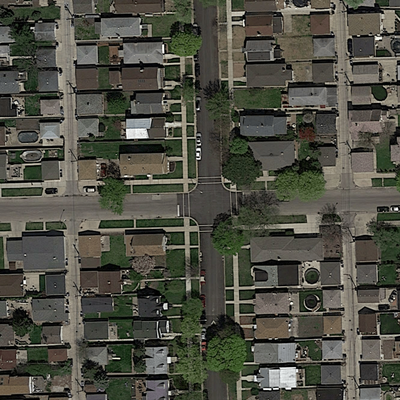
#> input picture projects/project2/project_road_segmentation/training/images/satImage_001.png, 400 x 400 px; its folder holds only this picture in this run
$ python gregs2.py   (older library calls are emulated)
#> lines starting #> are read from the running program, lines starting #| are printed output that depends on the picture

import os, sys
import numpy as np
import matplotlib.pyplot as plt
import matplotlib.image as mpimg
from scipy import ndimage as ndi
from PIL import Image

from skimage.morphology import watershed
from skimage import feature


def to_lum_img(rgb):
    r = rgb[:, :, 0]
    g = rgb[:, :, 1]
    b = rgb[:, :, 2]
    return 0.2989 * r + 0.5870 * g + 0.1140 * b

def to_gray_img(rgb):
    r = rgb[:, :, 0]
    g = rgb[:, :, 1]
    b = rgb[:, :, 2]
    return (r + g + b) / 3.0

def to_rgb_img(img):
    if len(img.shape) == 3:
        return img

    img_3c = np.zeros((img.shape[0], img.shape[1], 3))
    img_3c[:, :, 0] = img
    img_3c[:, :, 1] = img
    img_3c[:, :, 2] = img
    return img_3c

def canny(img, sig = 0.25):
    cn = feature.canny(img[:, :, 1], sigma = sig)
    return cn #np.where(cn[:, :], 1.0, 0.0)

def load_image(infilename):
#> called with infilename = 'training/images/satImage_001.png'
    data = mpimg.imread(infilename)
#> data is the input picture: shape (400, 400, 3) float32; mean R, G, B 0.309, 0.309, 0.268
    return data

def load_training_set(root_dir, max_images = 20):
    im_dir = root_dir + "images/"
    gt_dir = root_dir + "groundtruth/"
    #cn_dir = root_dir + "cannyedges/"

    files = os.listdir(im_dir)
    n = min(max_images, len(files))

    imgs    = [load_image(im_dir + files[i]) for i in range(n)]
#> imgs = 1 item
    gt_imgs = [load_image(gt_dir + files[i]) for i in range(n)]
#> gt_imgs = 1 item
    cn_imgs = [canny(i) for i in imgs]
#> in canny, `cn = feature.canny(img[:, :, 1], sigma = sig)`:
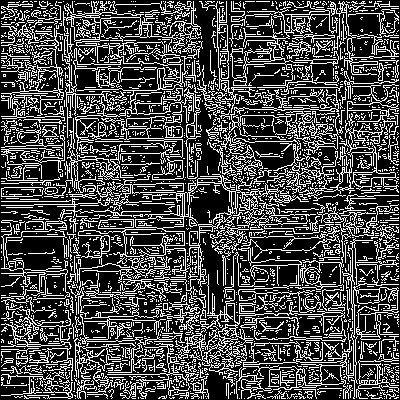
#> cn: shape (400, 400) bool; 28.7% white in thin lines or dots
#> cn_imgs = 1 item

    return imgs, cn_imgs


imgs, cn_imgs = load_training_set("training/")
#> imgs = 1 item; cn_imgs = 1 item
image = np.where(cn_imgs[0][:, :], False, True)
#> image: shape (400, 400) bool; 71.3% white; black in thin lines or dots
image = image[150 : 250, 100 : 200]
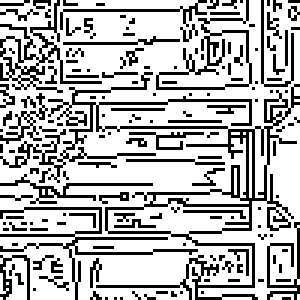
#> image: shape (100, 100) bool (shown 3 times larger); 71.4% white; black in thin lines or dots
ref = imgs[0][150 : 250, 100 : 200, :]
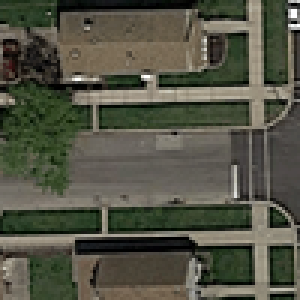
#> ref: shape (100, 100, 3) float32 (shown 3 times larger); mean of channels 0, 1, 2 0.322, 0.325, 0.268; drawn as R, G, B


# Now we want to separate the two objects in image
# Generate the markers as local maxima of the distance to the background
footprint_size = 3
distance = ndi.distance_transform_edt(image)
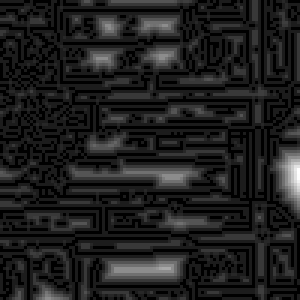
#> distance: shape (100, 100) float64 (shown 3 times larger); min 0, max 9.06, mean 1.08; drawn with min black and max white
local_maxi = feature.peak_local_max(distance, indices=False, footprint=np.ones((footprint_size, footprint_size)),labels=image)
#> local_maxi: shape (100, 100) bool; 24.8% white in thin lines or dots
markers = ndi.label(local_maxi)[0]
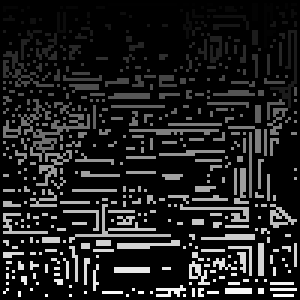
#> markers: shape (100, 100) int32 (shown 3 times larger); min 0, max 540, mean 68.2; drawn with min black and max white
labels = watershed(-distance, markers, mask=image)
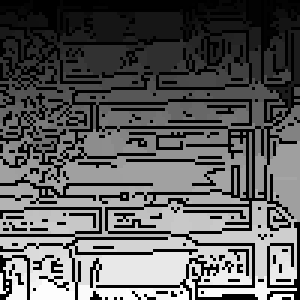
#> labels: shape (100, 100) int32 (shown 3 times larger); min 0, max 540, mean 199.7; drawn with min black and max white

fig, axes = plt.subplots(ncols=4, figsize=(9, 4), sharex=True, sharey=True, subplot_kw={'adjustable': 'box-forced'})
ax = axes.ravel()

ax[0].imshow(ref, interpolation='nearest')
ax[0].set_title('Reference')
ax[1].imshow(image, cmap=plt.cm.gray, interpolation='nearest')
ax[1].set_title('Overlapping objects')
ax[2].imshow(-distance, cmap=plt.cm.gray, interpolation='nearest')
ax[2].set_title('Distances')
ax[3].imshow(labels, cmap=plt.cm.spectral, interpolation='nearest')
ax[3].set_title('Separated objects')

for a in ax:
    a.set_axis_off()

fig.tight_layout()
plt.show()
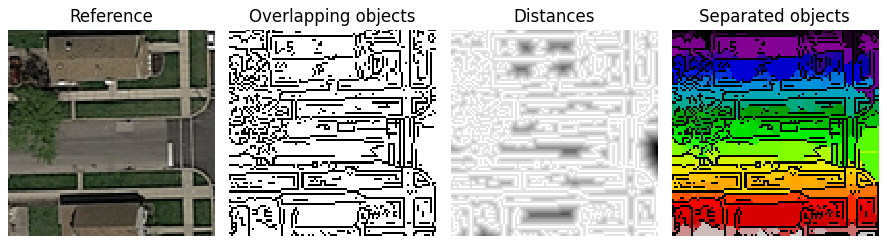
#> figure drawn by matplotlib, 4 panels

$ run again, on projects/project2/project_road_segmentation/training/images/satImage_008.png
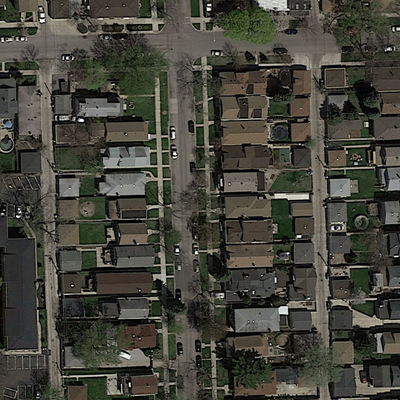
#> input picture projects/project2/project_road_segmentation/training/images/satImage_008.png, 400 x 400 px
#> in load_image, data is the input picture: shape (400, 400, 3) float32; mean R, G, B 0.273, 0.27, 0.234
#> in load_training_set, `imgs    = [load_image(im_dir + files[i]) for i in range(n)]`: imgs = 1 item
#> in canny, `cn = feature.canny(img[:, :, 1], sigma = sig)`:
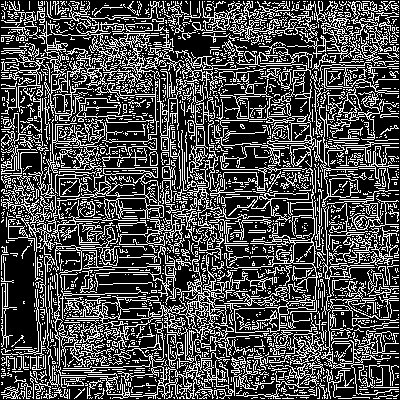
#> cn: shape (400, 400) bool; 29.7% white in thin lines or dots
#> local_maxi: shape (100, 100) bool; 25.3% white in thin lines or dots
#> `plt.show()`:
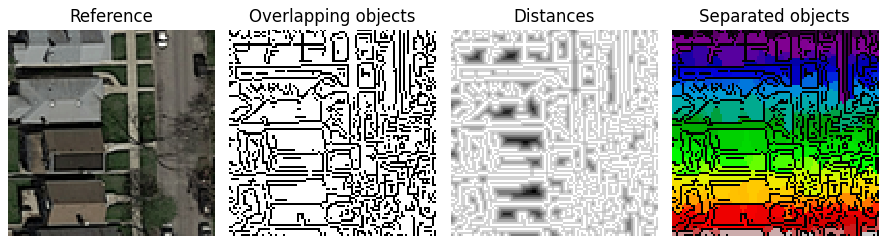
#> figure drawn by matplotlib, 4 panels

$ run again, on projects/project2/project_road_segmentation/training/images/satImage_009.png
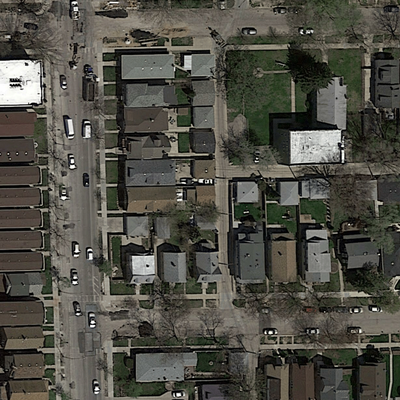
#> input picture projects/project2/project_road_segmentation/training/images/satImage_009.png, 400 x 400 px
#> in load_image, data is the input picture: shape (400, 400, 3) float32; mean R, G, B 0.314, 0.309, 0.275
#> in load_training_set, `imgs    = [load_image(im_dir + files[i]) for i in range(n)]`: imgs = 1 item
#> in canny, `cn = feature.canny(img[:, :, 1], sigma = sig)`:
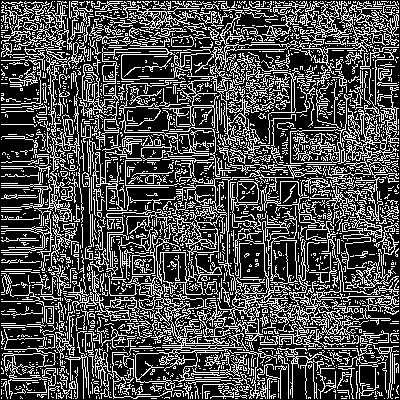
#> cn: shape (400, 400) bool; 30.1% white in thin lines or dots
#> local_maxi: shape (100, 100) bool; 23.2% white in thin lines or dots
#> `plt.show()`:
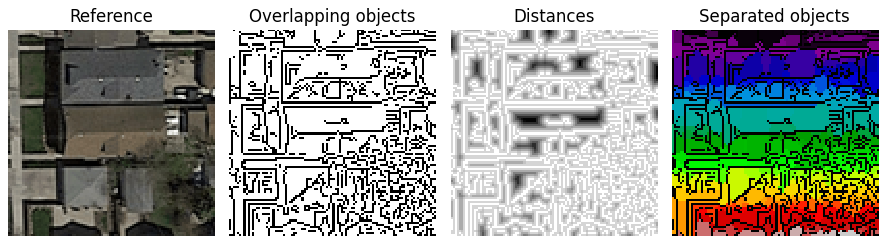
#> figure drawn by matplotlib, 4 panels

$ run again, on projects/project2/project_road_segmentation/training/images/satImage_010.png
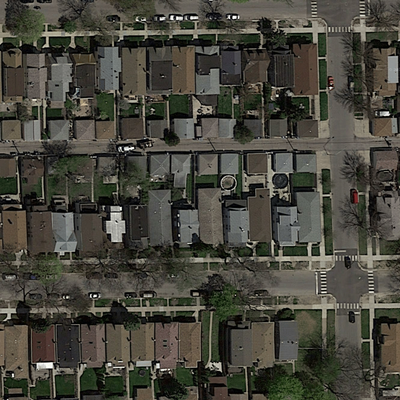
#> input picture projects/project2/project_road_segmentation/training/images/satImage_010.png, 400 x 400 px
#> in load_image, data is the input picture: shape (400, 400, 3) float32; mean R, G, B 0.281, 0.275, 0.239
#> in load_training_set, `imgs    = [load_image(im_dir + files[i]) for i in range(n)]`: imgs = 1 item
#> cn: shape (400, 400) bool; 28.4% white in thin lines or dots
#> local_maxi: shape (100, 100) bool; 23.3% white in thin lines or dots
#> `plt.show()`:
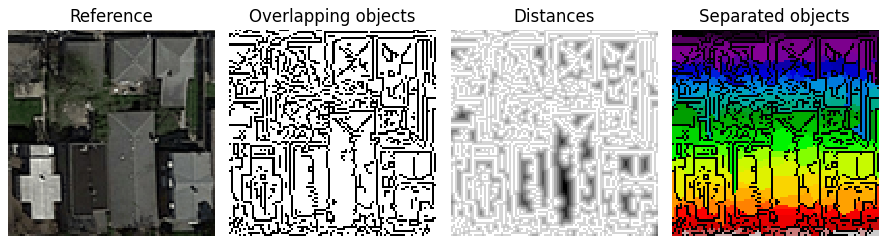
#> figure drawn by matplotlib, 4 panels
